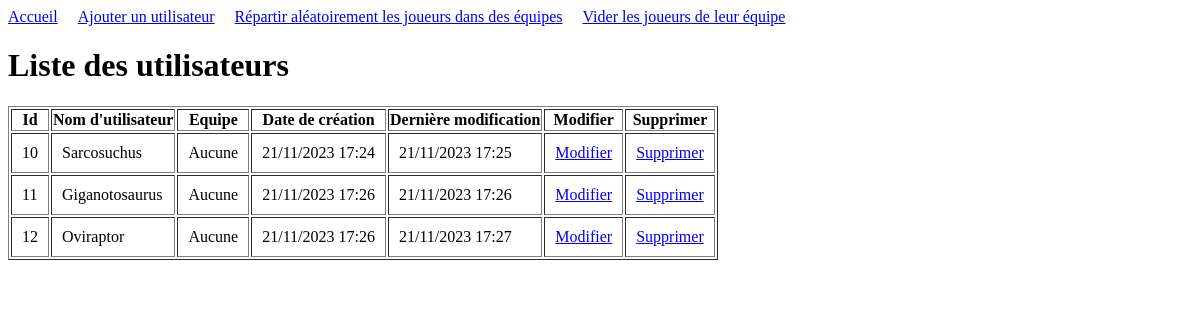
The page /app/users/list/ on the database as committed earlier.
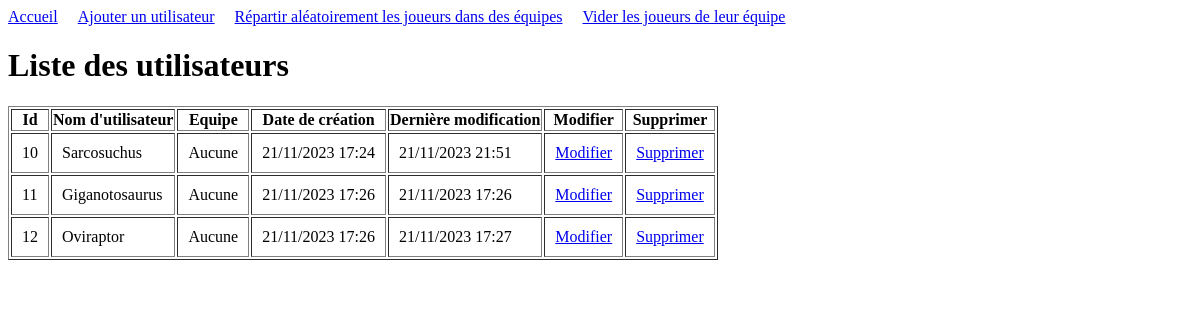
The same page on the database as committed later.
### app/models.py (models this page shows, shortened)
class Users(models.Model):
    username = models.CharField(max_length=20, unique=True)
    password = models.CharField(max_length=100)
    isAdmin = models.BooleanField(default=False)
    team = models.ForeignKey(Teams, on_delete=models.SET_NULL, null=True, blank=True)
    created = models.DateTimeField(default=timezone.datetime.now())
    updated = models.DateTimeField(default=timezone.datetime.now())

### app/views/users_view.py (the view)
# urls.py: path('users/list/',  UsersList.as_view(), name='users_list'),
class UsersList(View):
    def get(self, request):
        try :
            users = Users.objects.select_related('team').values('id', 'username', 'created', 'updated', 'team__name')
            return render(request, template_name='users/users_list.html',
                        context={'users' : users})
        except Exception:
            return HttpResponseServerError("Impossible de charger la liste d'utilisateurs")

### app/templates/users/users_list.html (shortened to what this page needs)
<div class="flex">
    <a href="{% url 'app_home' %}">Accueil</a>
    <span style="width:20px"></span>
    <a href="{% url 'users_create' %}">Ajouter un utilisateur</a>
    <span style="width:20px"></span>
    <a href="{% url 'users_shuffle' %}">Répartir aléatoirement les joueurs dans des équipes</a>
    <span style="width:20px"></span>
    <a href="{% url 'users_reset' %}">Vider les joueurs de leur équipe</a>
</div>
<h1>Liste des utilisateurs</h1>
<table border='1'>
    <tr>
        <th>Id</th>
        <th>Nom d'utilisateur</th>
        <th>Equipe</th>
        <th>Date de création</th>
        <th>Dernière modification</th>
        <th>Modifier</th>
        <th>Supprimer</th>
    </tr>
    {% for user in users %}
        <tr>
            <td>{{ user.id }}</td>
            <td>{{ user.username }}</td>
            {% if user.team__name %}
                <td>{{ user.team__name }}</td>
            {% else %}
                <td>Aucune</td>
            {% endif %}
            <td>{{ user.created|date:"d/m/Y H:i" }}</td>
            <td>{{ user.updated|date:"d/m/Y H:i" }}</td>
            <td><a href="{% url 'users_update' user.id %}">Modifier</a></td>
            <td><a href="{% url 'users_delete' user.id %}">Supprimer</a></td>
        </tr>
    {% endfor %}
</table>

Rows that differ between the two databases and show on the page:
changed Users "Sarcosuchus": updated "21/11/2023 17:25" → "21/11/2023 21:51"
